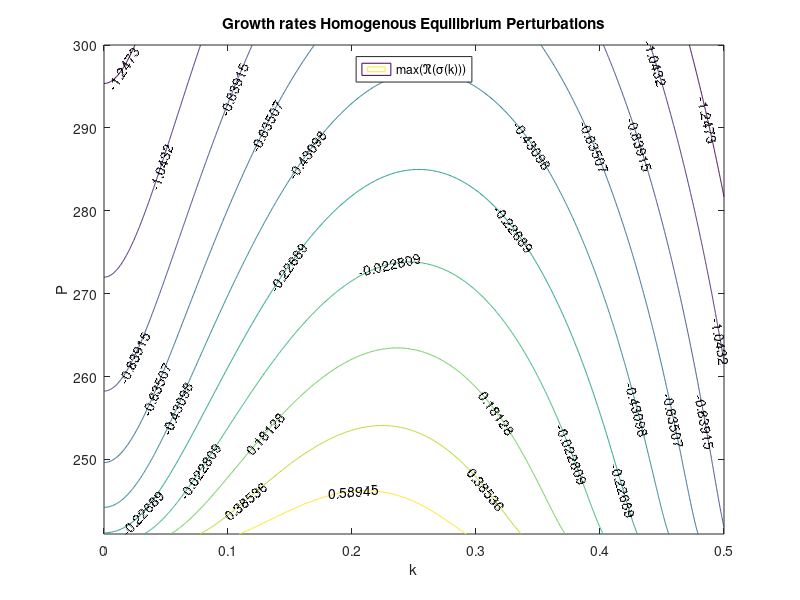
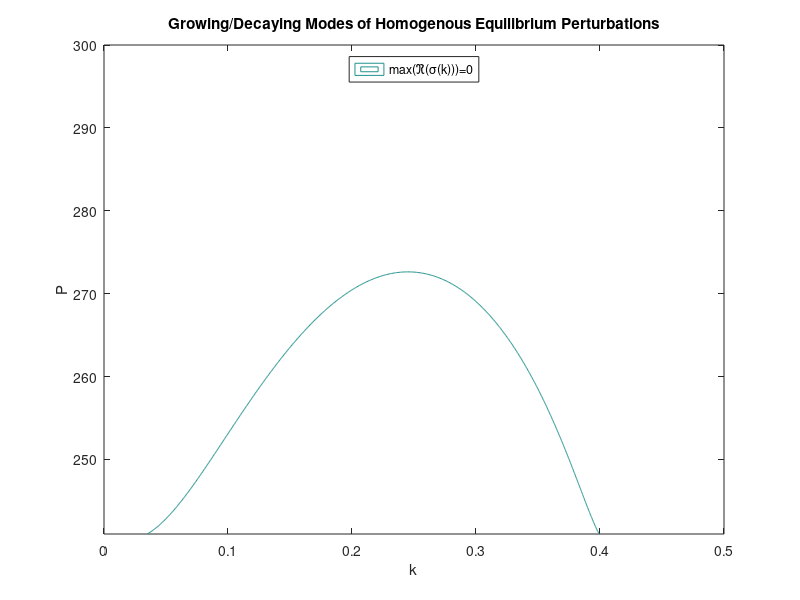
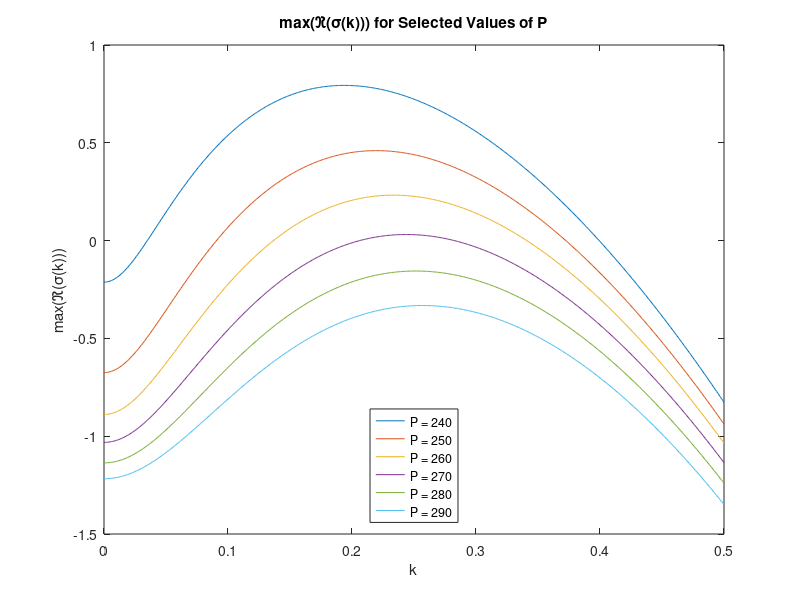

Reproduce these figures in MATLAB, in order.
%Reset Plots
clf
hold on

%Param values from Gandhi et al
D = 10; %Seed dispersal rate 
L = 4; %Evap Rate
M = 1.8; %Mortality Rate
J = 0.003; %Water Use Efficiency
V = 63; %Advection Rate
R = 100; %Transpiration Rate

Beq = @(P) 0.5*(P*J/M + sqrt((P*J/M)^2-4*L/R)); % Formula for stable, nontrivial 
                                                % equilibrium value of B as a func of P 


%Values of k, P to loop over
kres = 0.001;
kmin = 0;
kmax = 0.5;
kvec = kmin:kres:kmax;
kindex = 0;
Pmin = 241; %Turing Bif occurs in 241<P<300 according to Gandhi et al plot
Pmax = 300;
Pres = 0.1;
Pvec = Pmin:Pres:Pmax;

%Pre-allocating sigma(P,k) matrix and eigenvalue matrix
sig = zeros(length(Pvec),length(kvec));
A = zeros(2,2);


for k = kvec %Wave numbers
    kindex = kindex + 1;
    Pindex = 0; %Reset Pindex for every value of k
    for P = Pvec %Precip. Levels
        Pindex = Pindex + 1;
        B = Beq(P);
        W = M/(J*R*B);
        %Constructing eigenvalue matrix
        A(1,1) = V*1i*k - R*B^2 - L;
        A(1,2) = -2*R*W*B;
        A(2,1) = J*R*B^2;
        A(2,2) = -D*k^2 + 2*J*R*W*B - M;
        %Finding eigenvalues
        sig(Pindex,kindex) = max(real(eig(A)));
    end
end

%plotting

%Fig 1: sigma(k) contour plot in k-P space
[X, Y] = meshgrid(kvec,Pvec);
figure(1)
clf
fig1 = gca;
[pl1,h] = contour(fig1,X,Y,sig);
clabel(pl1,h);
title('Growth rates Homogenous Equilibrium Perturbations')
xlabel('k')
ylabel('P')
legend('max(\Re(\sigma(k)))','location','north')

%Fig 2: Same as Fig1, but only sig = 0 contour is plotted
figure(2)
clf
fig2 = gca;
pl2 = contour(fig2,X,Y,sig,[0 0]);
title('Growing/Decaying Modes of Homogenous Equilibrium Perturbations')
xlabel('k')
ylabel('P')
legend('max(\Re(\sigma(k)))=0','location','north')

%Fig 3: sig(k) plot for a range of P values
figure(3)
clf
fig3 = gca;
pl3 = plot(fig3,kvec,sig(1:100:501,:));
title('max(\Re(\sigma(k))) for Selected Values of P')
xlabel('k')
ylabel('max(\Re(\sigma(k)))')
legend('P = 240','P = 250', 'P = 260', 'P = 270', 'P = 280', 'P = 290', 'location','south')